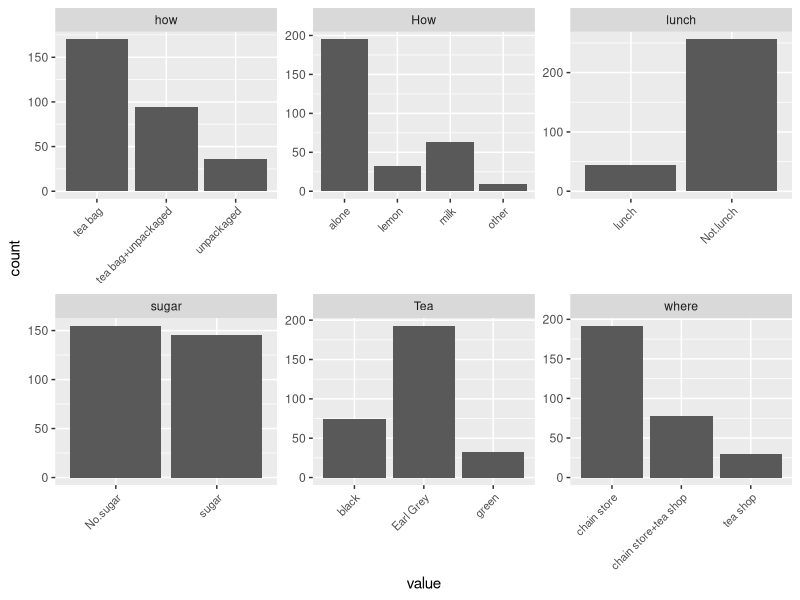
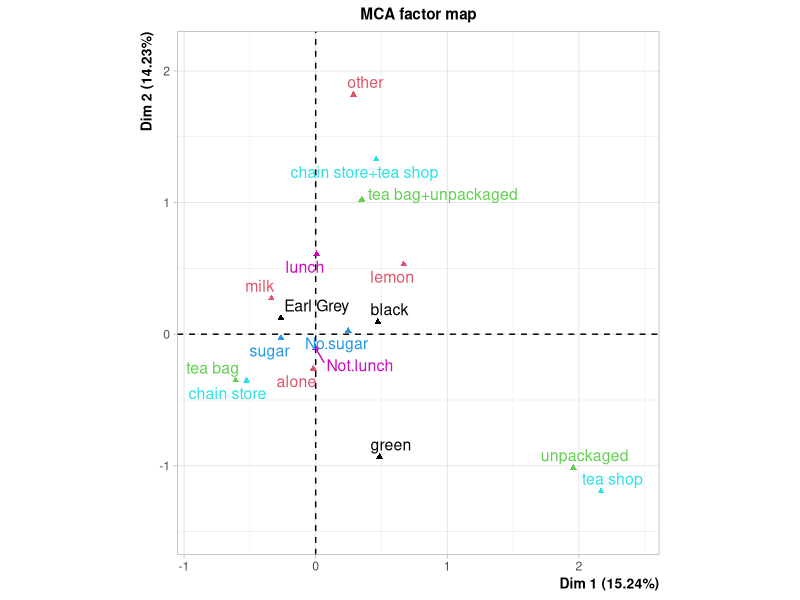

These charts were generated, in order, by the following R code:
## ---- chunk 1
library(FactoMineR);library(ggplot2);library(dplyr);library(tidyr)

data(tea)
str(tea)
keep_columns <- c("Tea", "How", "how", "sugar", "where", "lunch")
tea_time <- select(tea, one_of(keep_columns))
summary(tea_time)
str(tea_time)

gather(tea_time) %>% ggplot(aes(value)) + facet_wrap("key", scales = "free") + geom_bar() + theme(axis.text.x = element_text(angle = 45, hjust = 1, size = 8))

# multiple correspondence analysis
mca <- MCA(tea_time, graph = FALSE)

# summary of the mode
summary(mca)

# visualize MCA
plot(mca, invisible=c("ind"), habillage = "quali")
